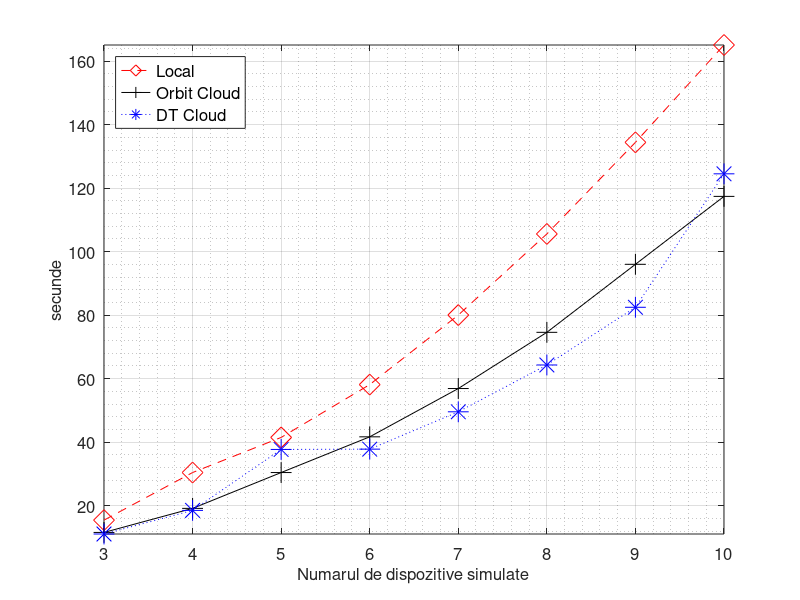
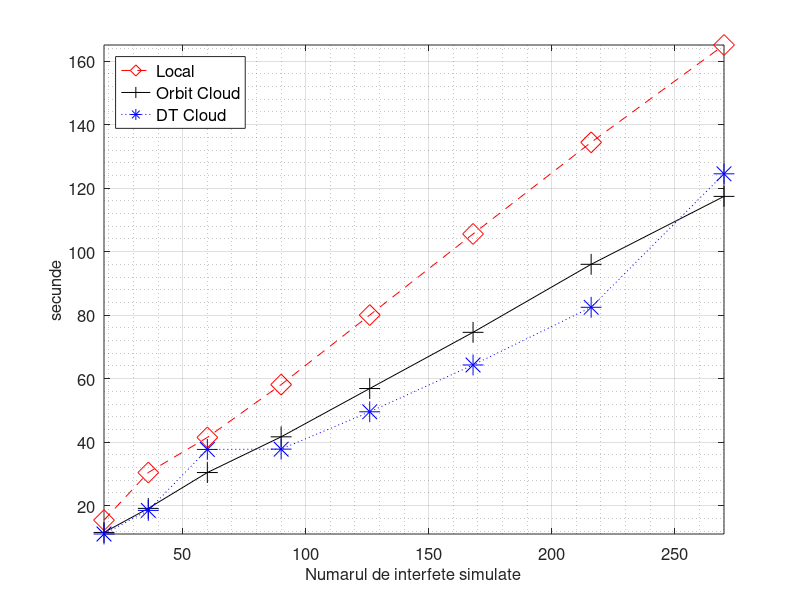
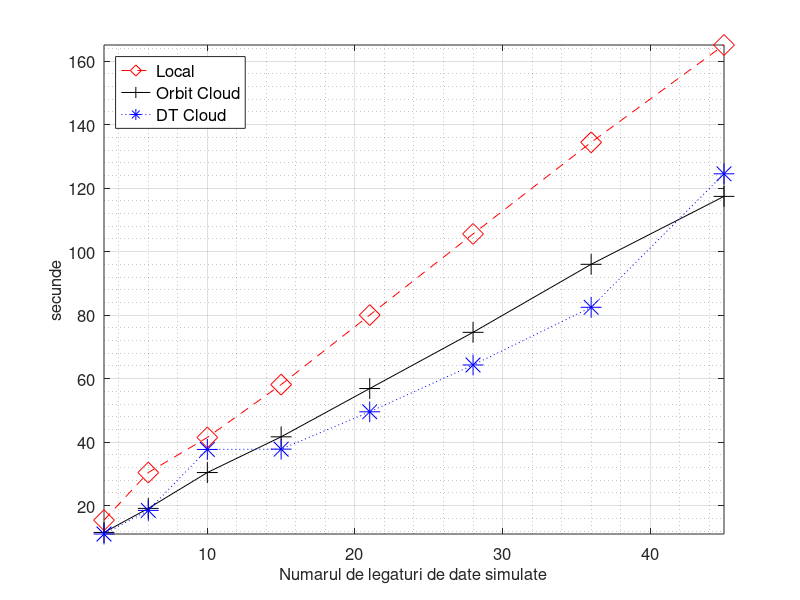

Source code (MATLAB) for these figures, in order:
nes = [3,4,5,6,7,8,9,10]
intfs = [18,36,60,90,126,168,216,270]
links = [3,6,10,15,21,28,36,45]

local = [15.422,30.42,41.478,58.127,80.03,105.585,134.441,165.106] 
orbit = [11.551,19.128,30.419,41.67,56.885,74.59,96.019,117.415]
dt = [11.058,18.494,37.695,37.791,49.556,64.306,82.479,124.525]

figure(1)
plot(nes,local, '--dr', 'markersize', 15, nes, orbit, '-+k', 'markersize', 15, nes, dt, ':*b', 'markersize', 15)
set(gca, "fontsize", 12)

xlabel('Numarul de dispozitive simulate', "fontsize", 12)
grid on
grid minor on
ylabel('secunde', "fontsize", 12)
leg = legend('Local','Orbit Cloud','DT Cloud', "location", 'northwest')
set(leg, "fontsize", 12)
axis('tight')

#la = num2str(local(:));
#lb = cellstr(la);
#lc = strtrim(lb);

#oa = num2str(orbit(:));
#ob = cellstr(oa);
#oc = strtrim(ob);

#da = num2str(dt(:));
#db = cellstr(da);
#dc = strtrim(db);

#text(nes, local, lc)
#text(nes, orbit, oc)
#text(nes, dt, dc)

figure(2)
plot(intfs,local, '--dr', 'markersize', 15, intfs, orbit, '-+k', 'markersize', 15, intfs, dt, ':*b', 'markersize', 15)
set(gca, "fontsize", 12)

xlabel('Numarul de interfete simulate', "fontsize", 12)
grid on
grid minor on
ylabel('secunde', "fontsize", 12)
leg = legend('Local','Orbit Cloud','DT Cloud', "location", 'northwest')
set(leg, "fontsize", 12)
axis('tight')

#la = num2str(local(:));
#lb = cellstr(la);
#lc = strtrim(lb);

#oa = num2str(orbit(:));
#ob = cellstr(oa);
#oc = strtrim(ob);

#da = num2str(dt(:));
#db = cellstr(da);
#dc = strtrim(db);

#text(intfs, local, lc)
#text(intfs, orbit, oc)
#text(intfs, dt, dc)

figure(3)
plot(links,local, '--dr', 'markersize', 15, links, orbit, '-+k', 'markersize', 15, links, dt, ':*b', 'markersize', 15)
set(gca, "fontsize", 12)

xlabel('Numarul de legaturi de date simulate', "fontsize", 12)
grid on
grid minor on
ylabel('secunde', "fontsize", 12)
leg = legend('Local','Orbit Cloud','DT Cloud', "location", 'northwest')
set(leg, "fontsize", 12)
axis('tight')

#la = num2str(local(:));
#lb = cellstr(la);
#lc = strtrim(lb);

#oa = num2str(orbit(:));
#ob = cellstr(oa);
#oc = strtrim(ob);

#da = num2str(dt(:));
#db = cellstr(da);
#dc = strtrim(db);

#text(links, local, lc)
#text(links, orbit, oc)
#text(links, dt, dc)
